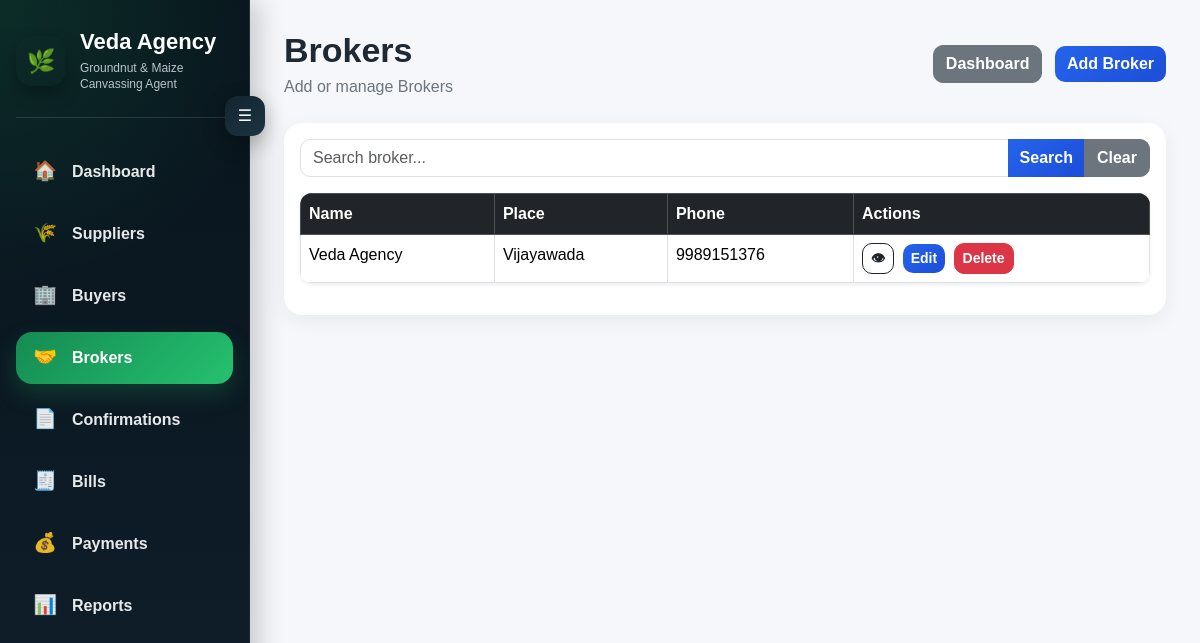
The app's page /brokers/ with its own data.
### transactions/models.py (models this page shows, shortened)
class Broker(models.Model):
    name = models.CharField(max_length=100)
    address = models.TextField(blank=True)
    place = models.CharField(max_length=100, blank=True)
    phone_no = models.CharField(max_length=20, blank=True)
    zipcode = models.CharField(max_length=20, blank=True, null=True)

### transactions/views.py (the view)
# urls.py: path("brokers/", views.broker_list, name="broker_list"),
def broker_list(request):
    brokers = Broker.objects.all().order_by("name")
    search = request.GET.get("search")
    if search:
        brokers = brokers.filter(name__icontains=search)
    return render(request, "transactions/broker_list.html", {
        "brokers": brokers
    })

### transactions/templates/transactions/broker_list.html (shortened to what this page needs)
{% extends "transactions/base.html" %}
{% block content %}
    <div class="d-flex justify-content-between align-items-center mb-4">
        <div>
            <h1 class="page-title">Brokers</h1>
            <p class="page-subtitle">Add or manage Brokers</p>
        </div>
        <div>
            <a href="/" class="btn btn-secondary me-2">Dashboard</a>
            <a href="/add-broker/" class="btn btn-primary">Add Broker</a>
        </div>
    </div>
<div class="card">
    <div class="card-body">
    <form method="get" class="mb-3">
    <div class="input-group">
        <input type="text" name="search" class="form-control"
               placeholder="Search broker..."
               value="{{ request.GET.search }}">
        <button class="btn btn-primary">Search</button>
        <a href="/brokers/" class="btn btn-secondary">Clear</a>
    </div>
</form>
    <table class="table table-hover table-bordered bg-white shadow-sm">
        <thead class="table-dark">
            <tr>
                <th>Name</th>
                <th>Place</th>
                <th>Phone</th>
                <th>Actions</th>
            </tr>
        </thead>
        <tbody>
            {% for broker in brokers %}
            <tr>
                <td>{{ broker.name }}</td>
                <td>{{ broker.place }}</td>
                <td>{{ broker.phone_no }}</td>
                <td>
                    <a href="/broker/{{ broker.id }}/view/" class="btn btn-sm btn-outline-dark me-1" title="View">👁</a>
                    <a href="/broker/{{ broker.id }}/edit/" class="btn btn-sm btn-primary me-1">Edit</a>
                    <a href="/broker/{{ broker.id }}/delete/" class="btn btn-sm btn-danger">Delete</a>
                </td>
            </tr>
            {% empty %}
            <tr>
                <td colspan="4" class="text-center">No brokers found</td>
            </tr>
            {% endfor %}
        </tbody>
    </table>
    </div>
</div>
{% endblock %}

### transactions/templates/transactions/base.html (style rules this page uses)
* { -webkit-font-smoothing: antialiased; -moz-osx-font-smoothing: grayscale; }
:root { --sidebar-open: 250px; --sidebar-closed: 78px; --green: #198754; --dark-1: #08141c; --dark-2: #0f1f2b; }
body { margin: 0; background: #f5f7fb; font-family: Arial, sans-serif; }
.page-title { font-size: 34px; font-weight: 900; margin-bottom: 4px; color: #1f2933; }
.page-subtitle { color: #6c757d; font-size: 16px; margin-bottom: 0; }
.card { border: 0; border-radius: 18px; box-shadow: 0 6px 22px rgba(0,0,0,0.06); }
.btn { border-radius: 10px; font-weight: 600; }
.btn-primary { background: linear-gradient(135deg, #2563eb, #1d4ed8); border: none; }
.form-control, .form-select { border-radius: 10px; }
.table { border-radius: 12px; overflow: hidden; }
.table thead th { background: #212529; color: white; font-weight: 700; }

### records on screen
Broker: name "Veda Agency", place "Vijayawada", phone_no "9989151376"
